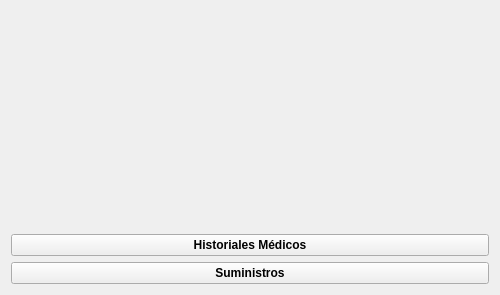
<?xml version="1.0" encoding="UTF-8"?>
<ui version="4.0">
 <class>Primera_vista</class>
 <widget class="QWidget" name="Primera_vista">
  <property name="geometry">
   <rect>
    <x>0</x>
    <y>0</y>
    <width>500</width>
    <height>295</height>
   </rect>
  </property>
  <property name="windowTitle">
   <string>Form</string>
  </property>
  <layout class="QGridLayout" name="gridLayout">
   <item row="0" column="0">
    <widget class="QLabel" name="label">
     <property name="font">
      <font>
       <family>Berlin Sans FB Demi</family>
       <pointsize>16</pointsize>
       <weight>75</weight>
       <bold>true</bold>
      </font>
     </property>
     <property name="text">
      <string>&lt;html&gt;&lt;head/&gt;&lt;body&gt;&lt;p align=&quot;center&quot;&gt;&lt;br/&gt;&lt;/p&gt;&lt;/body&gt;&lt;/html&gt;</string>
     </property>
    </widget>
   </item>
   <item row="1" column="0">
    <widget class="QPushButton" name="HistorialMed">
     <property name="font">
      <font>
       <weight>75</weight>
       <bold>true</bold>
      </font>
     </property>
     <property name="cursor">
      <cursorShape>PointingHandCursor</cursorShape>
     </property>
     <property name="text">
      <string notr="true">Historiales Médicos</string>
     </property>
     <property name="icon">
      <iconset resource="Icons.qrc">
       <normaloff>:/285655_user_icon.png</normaloff>:/285655_user_icon.png</iconset>
     </property>
     <property name="iconSize">
      <size>
       <width>81</width>
       <height>81</height>
      </size>
     </property>
     <property name="checkable">
      <bool>false</bool>
     </property>
     <property name="flat">
      <bool>false</bool>
     </property>
    </widget>
   </item>
   <item row="2" column="0">
    <widget class="QPushButton" name="Suministros">
     <property name="font">
      <font>
       <weight>75</weight>
       <bold>true</bold>
      </font>
     </property>
     <property name="cursor">
      <cursorShape>PointingHandCursor</cursorShape>
     </property>
     <property name="text">
      <string notr="true">Suministros</string>
     </property>
     <property name="icon">
      <iconset resource="Icons.qrc">
       <normaloff>:/5986166_supplies_icon.png</normaloff>:/5986166_supplies_icon.png</iconset>
     </property>
     <property name="iconSize">
      <size>
       <width>81</width>
       <height>81</height>
      </size>
     </property>
     <property name="flat">
      <bool>false</bool>
     </property>
    </widget>
   </item>
  </layout>
 </widget>
 <resources>
  <include location="Icons.qrc"/>
 </resources>
 <connections/>
</ui>
